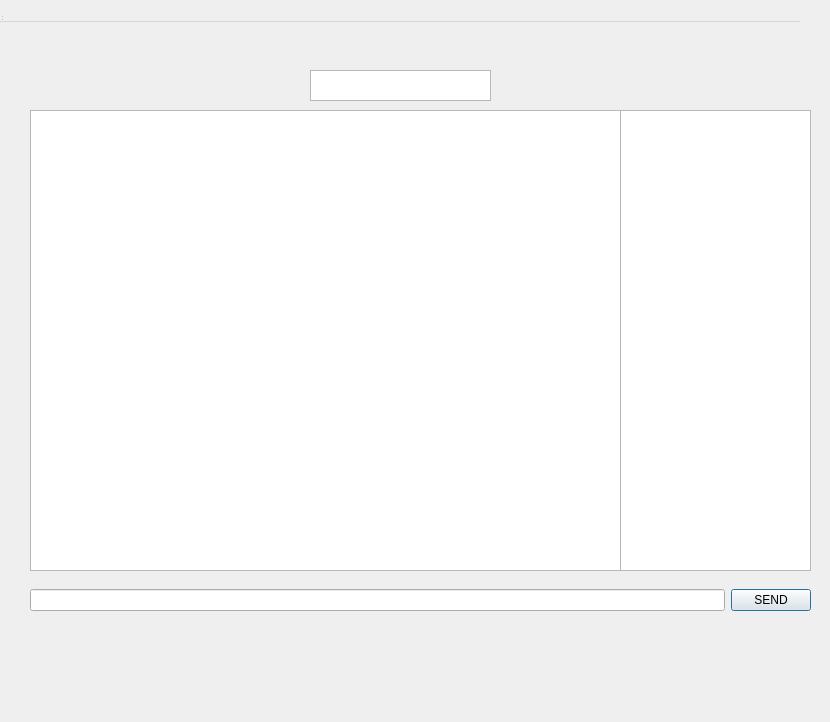
<?xml version="1.0" encoding="UTF-8"?>
<ui version="4.0">
 <class>addgroup</class>
 <widget class="QDialog" name="addgroup">
  <property name="geometry">
   <rect>
    <x>0</x>
    <y>0</y>
    <width>830</width>
    <height>722</height>
   </rect>
  </property>
  <property name="windowTitle">
   <string>MainWindow</string>
  </property>
  <widget class="QWidget" name="centralwidget" native="true">
   <property name="geometry">
    <rect>
     <x>20</x>
     <y>70</y>
     <width>801</width>
     <height>551</height>
    </rect>
   </property>
   <widget class="QTextEdit" name="te_out">
    <property name="geometry">
     <rect>
      <x>10</x>
      <y>40</y>
      <width>591</width>
      <height>461</height>
     </rect>
    </property>
   </widget>
   <widget class="QListWidget" name="lw_users">
    <property name="geometry">
     <rect>
      <x>600</x>
      <y>40</y>
      <width>191</width>
      <height>461</height>
     </rect>
    </property>
   </widget>
   <widget class="QWidget" name="layoutWidget">
    <property name="geometry">
     <rect>
      <x>10</x>
      <y>510</y>
      <width>781</width>
      <height>41</height>
     </rect>
    </property>
    <layout class="QGridLayout" name="gridLayout">
     <item row="0" column="1">
      <widget class="QPushButton" name="pb_send">
       <property name="text">
        <string>SEND</string>
       </property>
      </widget>
     </item>
     <item row="0" column="0">
      <widget class="QLineEdit" name="le_write"/>
     </item>
    </layout>
   </widget>
   <widget class="QTextEdit" name="te_label">
    <property name="geometry">
     <rect>
      <x>290</x>
      <y>0</y>
      <width>181</width>
      <height>31</height>
     </rect>
    </property>
    <property name="layoutDirection">
     <enum>Qt::LeftToRight</enum>
    </property>
   </widget>
  </widget>
  <widget class="QMenuBar" name="menubar">
   <property name="geometry">
    <rect>
     <x>0</x>
     <y>0</y>
     <width>800</width>
     <height>22</height>
    </rect>
   </property>
  </widget>
  <widget class="QStatusBar" name="statusbar">
   <property name="geometry">
    <rect>
     <x>0</x>
     <y>0</y>
     <width>3</width>
     <height>22</height>
    </rect>
   </property>
  </widget>
 </widget>
 <resources/>
 <connections/>
</ui>
